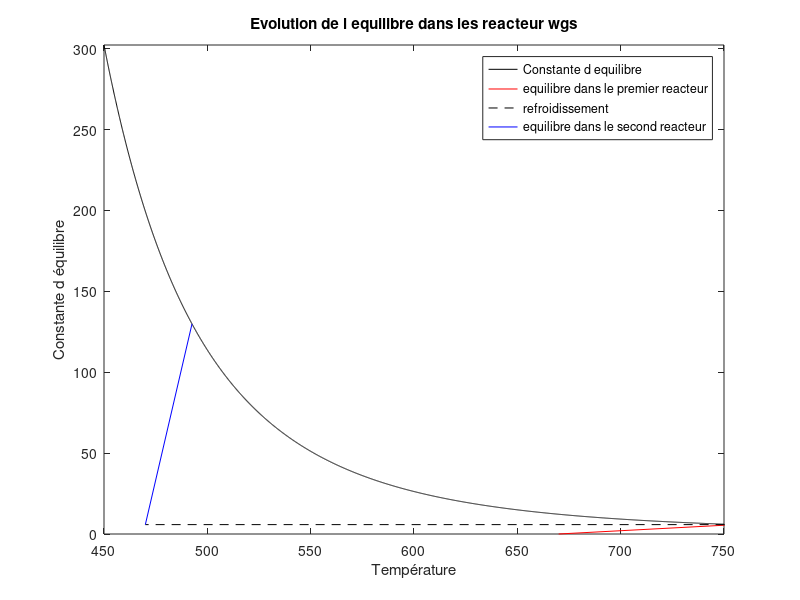

Write the MATLAB code that produced this figure.
function [] = WGSGraphe( )

close all

T = 450:0.1:750;
K = @(T) 10 .^(1910 ./ T - 1.764);

dH = -40;
Cp = 2.9; %[KJ/KgK]

FMassique = 1900*10^3/86400;

alpha =  dH/(FMassique * Cp);

FIN1 = 175.66;
FOUT1 = 39.11;
FIN2 = 39.11;
FOUT2 = 3.11;

XSI1 = FIN1 - FOUT1;
XSI2 = FIN2 - FOUT2;



dT1 = XSI1 * alpha;
dT2 = XSI2 * alpha;
%{x
f=figure('Color',[1 1 1]);
plot(T,K(T),'k');
hold on
axis([450 750 0 K(450)])
plot([670 670-dT1], [0,K(670-dT1)],'r')
plot([670-dT1 470], [K(670-dT1),K(670-dT1)],'--k')
plot([470 470-dT2], [K(670-dT1),K(470-dT2)],'b')
title('Evolution de l equilibre dans les reacteur wgs')
xlabel('Température')
ylabel('Constante d équilibre')
legend('Constante d equilibre', 'equilibre dans le premier reacteur',...
    'refroidissement','equilibre dans le second reacteur','location','northeast')
saveas(f,'React.png');
%}x

%OU bien 

%{
f=figure('Color',[1 1 1]);
plot(T,K(T));
hold on
axis([430 700 0 K(430)])
plot([670 670+dT1], [K(670),0],'r')
plot([670 470+dT2], [K(670),K(670)],'--r')
plot([470 470+dT2], [K(470),K(670)],'r')
saveas(f,'React.png');
%}
end

